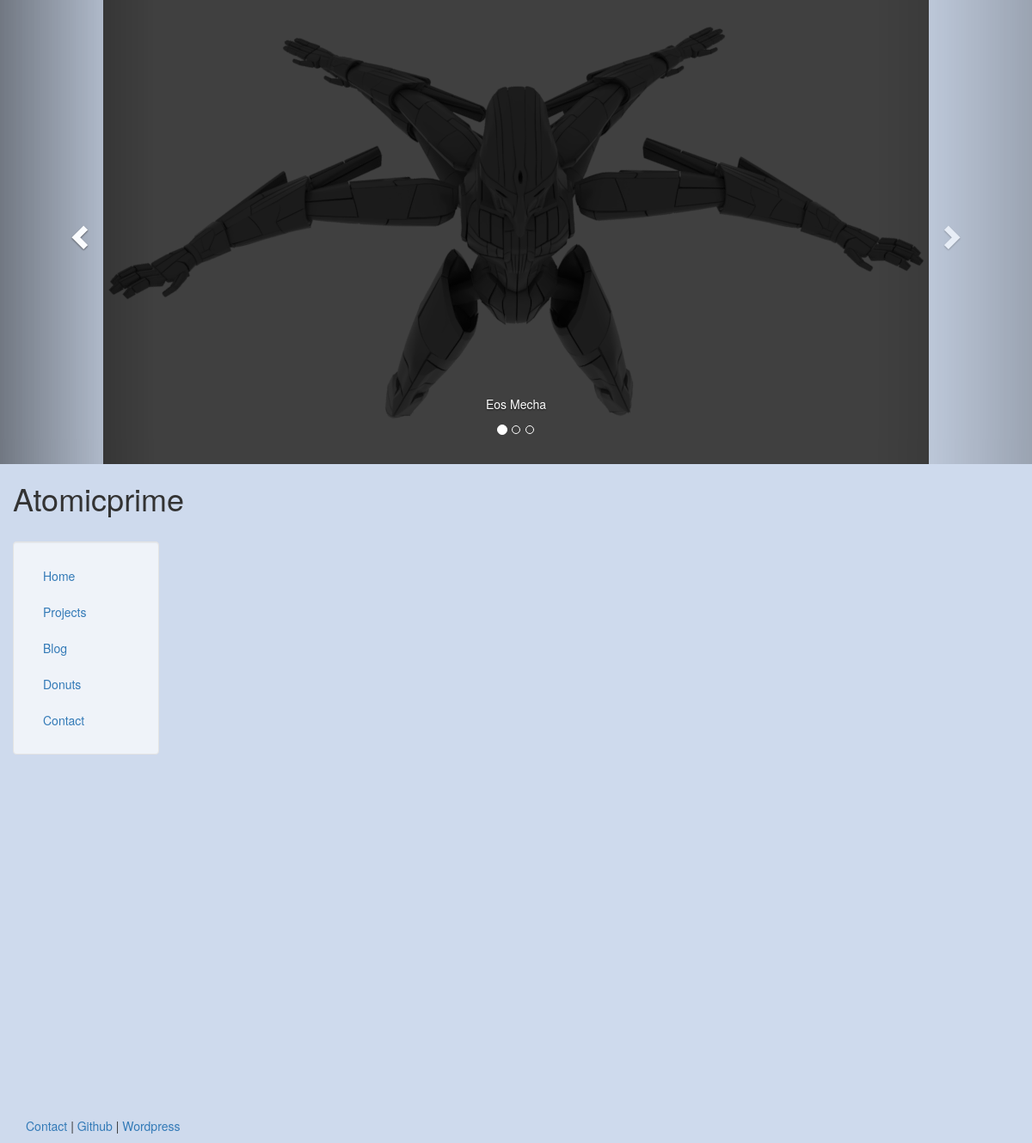
/blog/, run on an earlier commit of the app's database.
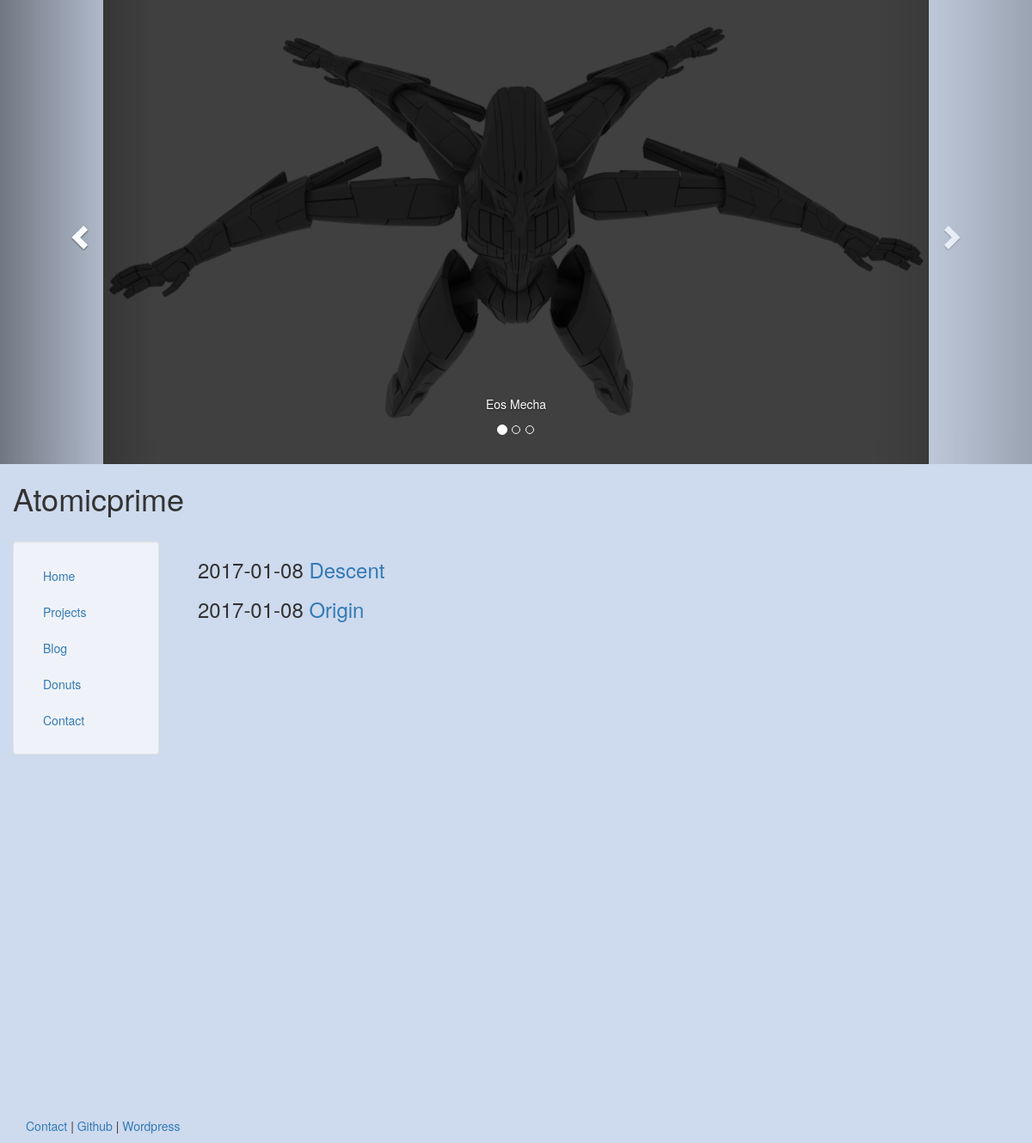
And on a later commit of the database.
### blog/models.py (models this page shows, shortened)
class Post(models.Model):
    title = models.CharField(max_length=140)
    body = models.TextField()
    date = models.DateTimeField()

### blog/templates/blog/blog.html
{% extends "core/header.html"%}
{% block content%}
    {% for post in object_list %}
        <h3>{{ post.date | date:"Y-m-d" }} <a href=
            "/blog/{{post.id}}">{{post.title}}</a> </h3>
    {% endfor %}
{% endblock %}

### core/templates/core/header.html (shortened to what this page needs)
<!DOCTYPE html>
<html lang='en'>
    <head>
        {% load staticfiles %}
        <link rel="stylesheet" href="{% static 'css/bootstrap.min.css' %}" type="text/css" />
    </head>
    <div class="carousel slide" id="carousel-main" data-ride="carousel">
        <ol class="carousel-indicators">
            <li data-target="#carousel-main" data-slide-to="0" class="active"></li>
            <li data-target="#carousel-main" data-slide-to="1"></li>
            <li data-target="#carousel-main" data-slide-to="2"></li>
        </ol>
        <div class="carousel-inner" role="listbox">
            <div class="item active">
                <img src="{% static 'images/eos_mech_full1.png' %}">
                <div class="carousel-caption">
                    <p>Eos Mecha</p>
                </div>
            </div>
        </div>
        <a class="left carousel-control" href="#carousel-main" role="button" data-slide="prev">
            <span class="glyphicon glyphicon-chevron-left" aria-hidden="true"></span>
        </a>
        <a class="right carousel-control" href="#carousel-main" role="button" data-slide="next">
            <span class="glyphicon glyphicon-chevron-right" aria-hidden="true"></span>
        </a>
    </div>
    <body class='body' style="background-color:#cedaed">
        <div class="container-fluid" style="min-height:95%">
            <h1>Atomicprime</h1>
            <div class="row">
                <div class="col-sm-2">
                    <br>
                    <div class="well bs-sidebar" id="sidebar" style="background-color:#eff3f9">
                        <ul class="nav nav-pills nav-stacked">
                            <li><a href="/">Home</a></li>
                            <li><a href="/projects/">Projects</a></li>
                            <li><a href="/blog/">Blog</a></li>
                            <li><a href="/donuts/">Donuts</a></li>
                            <li><a href="/contact/">Contact</a></li>
                        </ul>
                    </div>
                </div>
                <div class="col-sm-10">
                    <div class='container-fluid'>
                        <br>
                        {% block content %}
                        {% endblock %}
                    </div>
                </div>
            </div>
        </div>
        <footer>
            <div class="container-fluid" style='margin-left:15px'>
                <p><a href="#" target="blank">Contact</a> | <a href="https://github.com/atomicwest" target="blank">Github</a> | <a href="https://atomicprime.wordpress.com" target="blank">Wordpress</a></p>
            </div>
        </footer>
    </body>
</html>

### core/templates/core/header.html (style rules this page uses)
html, body { height:100%; }
img { margin: auto; }

What changed in the data, as far as the page shows it:
added Post: date "2017-01-08", title "Descent"
added Post: date "2017-01-08", title "Origin"
